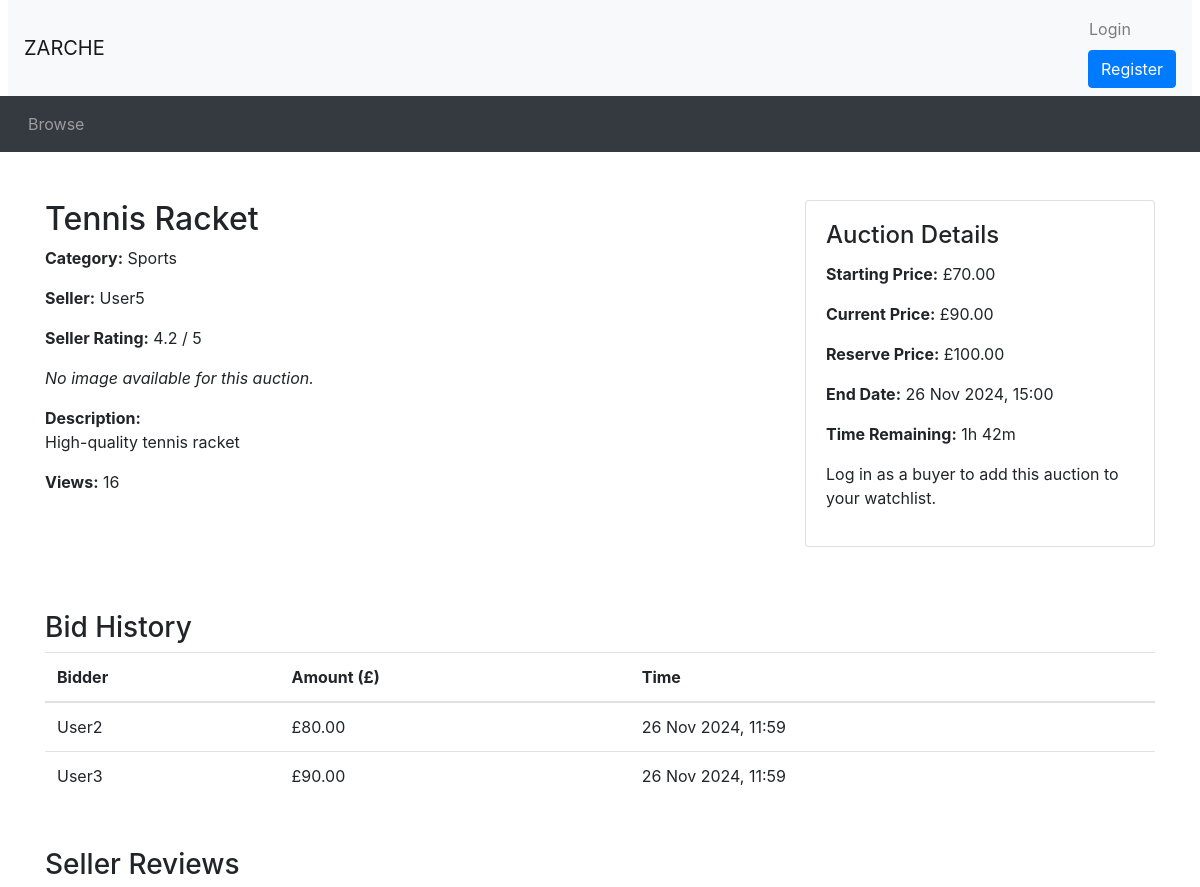
The app's page /auction_details.php?auctionID=10 (upper part), older data.
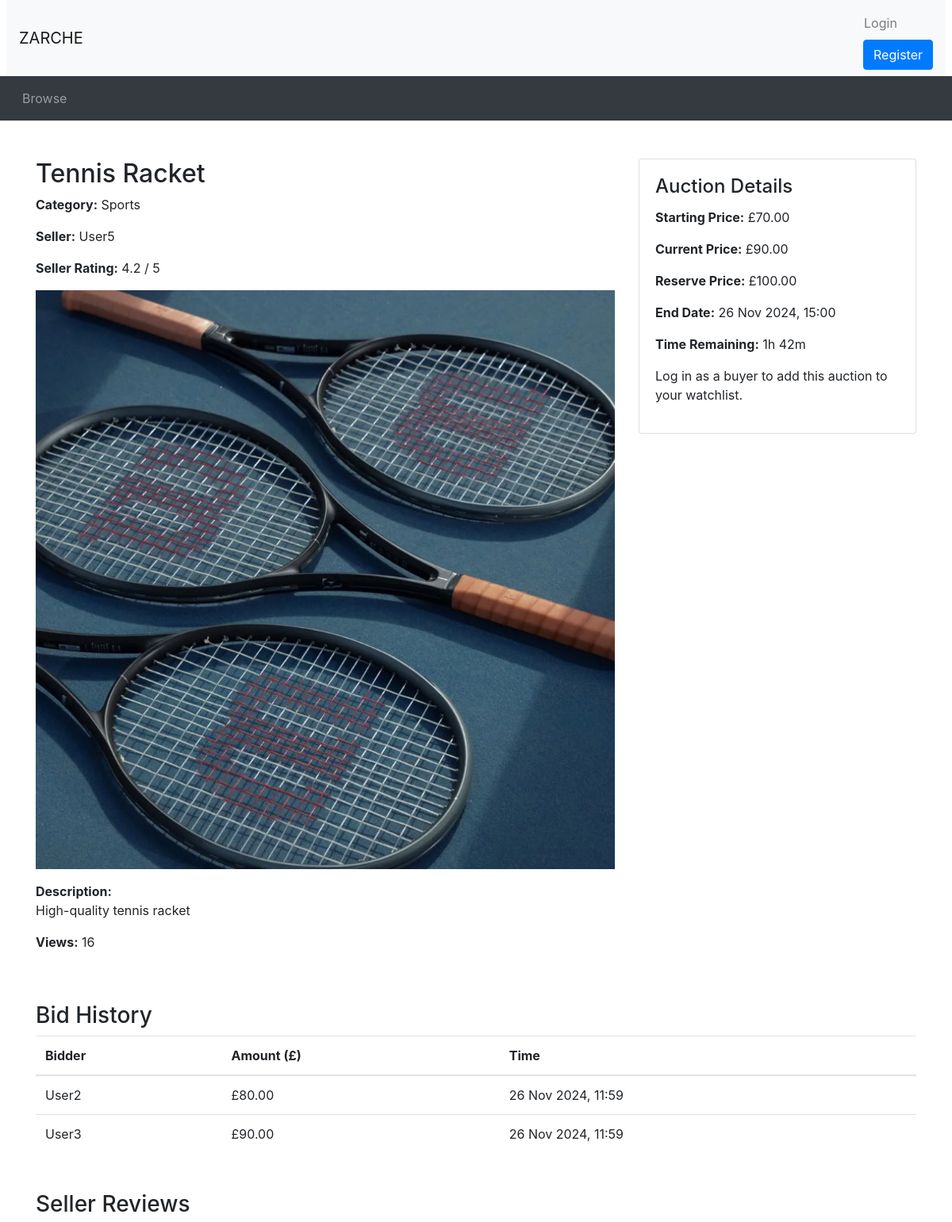
The same page, newer data.
### tables this page shows
CREATE TABLE `Auction` (
  `AuctionID` INT AUTO_INCREMENT PRIMARY KEY,
  `UserID` INT,
  `ItemName` VARCHAR(255) NOT NULL,
  `Description` VARCHAR(255) NOT NULL,
  `CategoryID` INT,
  `ReservePrice` DECIMAL(10, 2),
  `StartPrice` DECIMAL(10, 2),
  `EndDate` DATETIME,
  `Views` INT DEFAULT 0,
  `Image` VARCHAR(255),
  FOREIGN KEY (`UserID`) REFERENCES `Users`(`UserID`) ON DELETE CASCADE,
  FOREIGN KEY (`CategoryID`) REFERENCES `Category`(`CategoryID`) ON DELETE CASCADE
);

CREATE TABLE `Category` (
  `CategoryID` INT AUTO_INCREMENT PRIMARY KEY,
  `CategoryName` VARCHAR(255) NOT NULL
);

CREATE TABLE `Users` (
  `UserID` INT AUTO_INCREMENT PRIMARY KEY,
  `Username` VARCHAR(255) NOT NULL,
  `Email` VARCHAR(255) NOT NULL,
  `Password` VARCHAR(255) NOT NULL,
  `Role` ENUM('buyer', 'seller', 'admin') NOT NULL,
  `blacklisted` BOOLEAN NOT NULL DEFAULT 0
);

### utilities.php (called while the page is built, shortened)
<?php
function display_time_remaining($interval) {
    if ($interval->days == 0 && $interval->h == 0) {
      $time_remaining = $interval->format('%im %Ss');
    }
    else if ($interval->days == 0) {
      $time_remaining = $interval->format('%hh %im');
    }
    else {
      $time_remaining = $interval->format('%ad %hh');
    }
  return $time_remaining;
}
?>

### auction_details.php (the view, shortened to what the changed rows need)
<?php
include_once("header.php");
include_once("utilities.php");
$auctionID = $_GET['auctionID'];
$sql = "SELECT a.ItemName, a.Description, a.StartPrice, a.ReservePrice, a.EndDate, a.Image,
               u.UserName AS SellerName, u.UserID AS SellerID, c.CategoryName, a.Views
        FROM Auction a
        JOIN Users u ON a.UserID = u.UserID
        JOIN Category c ON a.CategoryID = c.CategoryID
        WHERE a.AuctionID = ?";
$stmt = $conn->prepare($sql);
$stmt->bind_param("i", $auctionID);
$stmt->execute();
$result = $stmt->get_result();
if ($result->num_rows === 0) {
    echo "<div class='container mt-5'><p>Auction not found.</p></div>";
} else {
    $auction = $result->fetch_assoc();
    $bidQuery = "SELECT BidAmount, UserID FROM Bid WHERE AuctionID = ? ORDER BY BidAmount DESC LIMIT 1";
    $bidStmt = $conn->prepare($bidQuery);
    $bidStmt->bind_param("i", $auctionID);
    $bidStmt->execute();
    $bidResult = $bidStmt->get_result();
    $currentPrice = $auction['StartPrice'];
    if ($bidResult->num_rows > 0) {
        $bidData = $bidResult->fetch_assoc();
        $currentPrice = $bidData['BidAmount'];
    }
$now = new DateTime();
$endDate = new DateTime($auction['EndDate']);
$timeRemaining = $now < $endDate ? $endDate->diff($now) : null;
$sellerID = $auction['SellerID'];
$avgRatingQuery = "SELECT AVG(Rating) AS AvgRating FROM SellerReviews WHERE SellerID = ?";
$avgRatingStmt = $conn->prepare($avgRatingQuery);
$avgRatingStmt->bind_param("i", $sellerID);
$avgRatingStmt->execute();
$avgRatingResult = $avgRatingStmt->get_result();
$avgRatingData = $avgRatingResult->fetch_assoc();
$avgRating = $avgRatingData['AvgRating'] ?? 0;
echo "<div class='container mt-5'>";
echo "<div class='row'>";
echo "<div class='col-md-8'>";
echo "<h2>" . htmlspecialchars($auction['ItemName']) . "</h2>";
echo "<p><strong>Category:</strong> " . htmlspecialchars($auction['CategoryName']) . "</p>";
echo "<p><strong>Seller:</strong> " . htmlspecialchars($auction['SellerName']) . "</p>";
echo "<p><strong>Seller Rating:</strong> " . ($avgRating ? number_format($avgRating, 1) . " / 5" : "No reviews yet") . "</p>";
if (!empty($auction['Image'])) {
    echo "<img src='" . htmlspecialchars($auction['Image']) . "' alt='Auction Image' class='img-fluid mb-3' />";
} else {
    echo "<p><em>No image available for this auction.</em></p>";
}
echo "<p><strong>Description:</strong><br>" . nl2br(htmlspecialchars($auction['Description'])) . "</p>";
echo "<p><strong>Views:</strong> " . htmlspecialchars($auction['Views']) . "</p>";
    echo "</div>";
    echo "<div class='col-md-4'>";
    echo "<div class='card mb-3'>";
    echo "<div class='card-body'>";
    echo "<h4 class='card-title'>Auction Details</h4>";
    echo "<p><strong>Starting Price:</strong> £" . number_format($auction['StartPrice'], 2) . "</p>";
    echo "<p><strong>Current Price:</strong> £" . number_format($currentPrice, 2) . "</p>";
    if (!empty($auction['ReservePrice'])) {
        echo "<p><strong>Reserve Price:</strong> £" . number_format($auction['ReservePrice'], 2) . "</p>";
    }
    echo "<p><strong>End Date:</strong> " . htmlspecialchars(date("j M Y, H:i", strtotime($auction['EndDate']))) . "</p>";
    if ($timeRemaining) {
        echo "<p><strong>Time Remaining:</strong> " . display_time_remaining($timeRemaining) . "</p>";
    } else {
        echo "<p class='text-danger'><strong>This auction has ended.</strong></p>";
    }
    if (isset($_SESSION['logged_in']) && $_SESSION['logged_in'] === true && $_SESSION['Role'] === 'buyer') {
        $userID = $_SESSION['UserID'];
        $watchlistQuery = "SELECT * FROM WatchList WHERE AuctionID = ? AND UserID = ?";
        $watchlistStmt = $conn->prepare($watchlistQuery);
        $watchlistStmt->bind_param("ii", $auctionID, $userID);
        $watchlistStmt->execute();
        $watchlistResult = $watchlistStmt->get_result();
        if ($watchlistResult->num_rows > 0) {
            echo "<form method='post' action='remove_from_watchlist.php'>
                    <input type='hidden' name='auctionID' value='$auctionID'>
                    <button type='submit' class='btn btn-secondary btn-block'>Unwatch</button>
                  </form>";
        } else {
            echo "<form method='post' action='add_to_watchlist.php'>
                    <input type='hidden' name='auctionID' value='$auctionID'>
                    <button type='submit' class='btn btn-primary btn-block'>Add to Watchlist</button>
                  </form>";
        }
        $watchlistStmt->close();
    } else {
        echo "<p><a'login.php'>Log in as a buyer</a> to add this auction to your watchlist.</p>";
    }
    echo "</div>";
    echo "</div>";
    echo "</div>";
    echo "</div>";
    echo "<div class='bid-history mt-5'>";
    echo "<h3>Bid History</h3>";
    $historyQuery = "SELECT b.BidAmount, b.BidTime, u.Username AS BidderName
                     FROM Bid b
                     JOIN Users u ON b.UserID = u.UserID
                     WHERE b.AuctionID = ?
                     ORDER BY b.BidTime DESC";
    $historyStmt = $conn->prepare($historyQuery);
    $historyStmt->bind_param("i", $auctionID);
    $historyStmt->execute();
    $historyResult = $historyStmt->get_result();
    if ($historyResult->num_rows > 0) {
        echo "<table class='table'>";
        echo "<thead><tr><th>Bidder</th><th>Amount (£)</th><th>Time</th></tr></thead>";
        echo "<tbody>";
        while ($bidRow = $historyResult->fetch_assoc()) {
            echo "<tr>";
            echo "<td>" . htmlspecialchars($bidRow['BidderName']) . "</td>";
            echo "<td>£" . number_format($bidRow['BidAmount'], 2) . "</td>";
            echo "<td>" . date("j M Y, H:i", strtotime($bidRow['BidTime'])) . "</td>";
            echo "</tr>";
        }
        echo "</tbody></table>";
    } else {
        echo "<p>No bids yet.</p>";
    }
    echo "</div>";
    echo "<div class='seller-reviews mt-5'>";
    echo "<h3>Seller Reviews</h3>";
}
echo "</div>";
include_once("footer.php");
?>

Row changes from the older to the newer data that the page shows:
changed auction "Tennis Racket": Image: picture added; Image empty → "uploads/tennis.jpg" (drawn)
Text that changed along with them:
text no longer shown: "No image available for this auction."
